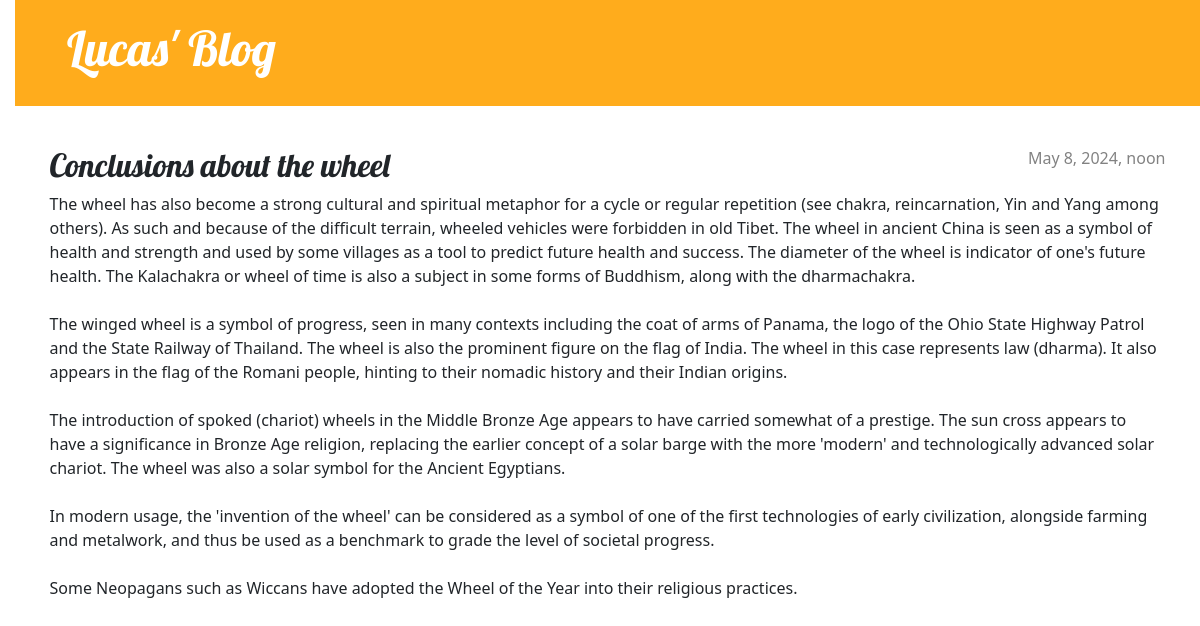
/post/5/, run on the app's committed database.
### blog/models.py (models this page shows, shortened)
class Post(models.Model):
    author = models.ForeignKey(settings.AUTH_USER_MODEL, on_delete=models.CASCADE)
    title = models.CharField(max_length=200)
    text = models.TextField()
    created_date = models.DateTimeField(default=timezone.now)
    published_date = models.DateTimeField(blank=True, null=True)

### blog/views.py (the view)
# urls.py: path('post/<int:pk>/', views.post_detail, name='post_detail'),
def post_detail(request, pk):
    post = get_object_or_404(Post, pk=pk)
    return render(request, 'blog/post_detail.html', {'post': post})

### blog/templates/blog/post_detail.html (shortened to what this page needs)
{% extends 'blog/base.html' %}
{% block content %}
    <article class="post">
        {% if post.published_date %}
            <time class="date">
                {{ post.published_date }}
            </time>
        {% endif %}
        <h2>{{ post.title }}</h2>
        <p>{{ post.text|linebreaksbr }}</p>
    </article>
{% endblock %}

### blog/static/css/blog.css (style rules this page uses)
body { padding-left: 15px; }
h1, h2, h3, h4 { font-family: 'Lobster', cursive; }
.date { color: #828282; }
.post { margin-bottom: 70px; }
.post > .date, .post > .actions { float: right; }

### data on the page
Post: published_date "May 8, 2024, noon", title "Conclusions about the wheel", text "The wheel has also become a strong cultural and spiritual metaphor for a cycle or regular repetition (see chakra, reincarnation, Yin and Yang among others). As such and because of the difficult terrain, wheeled vehicles were forbidden in old Tibet. The wheel in ancient China is seen as a symbol of health and strength and used by some villages as a tool to predict future health and success. The diameter of the wheel is indicator of one's future health. The Kalachakra or wheel of time is also a subject in some forms of Buddhism, along with the dharmachakra. The winged wheel is a symbol of progress, seen in many contexts including the coat of arms of Panama, the logo of the Ohio State Highway…"
